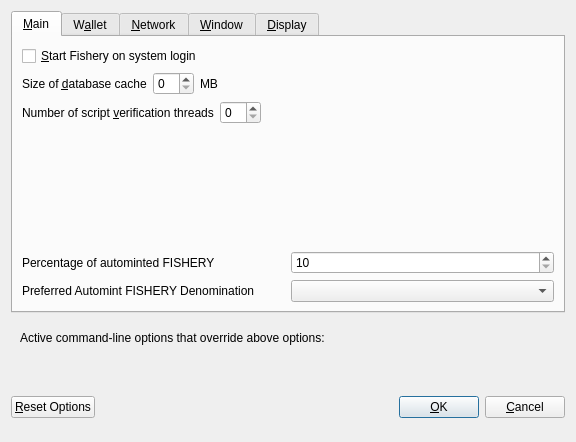
<?xml version="1.0" encoding="UTF-8"?>
<ui version="4.0">
 <class>OptionsDialog</class>
 <widget class="QDialog" name="OptionsDialog">
  <property name="geometry">
   <rect>
    <x>0</x>
    <y>0</y>
    <width>576</width>
    <height>442</height>
   </rect>
  </property>
  <property name="windowTitle">
   <string>Options</string>
  </property>
  <property name="modal">
   <bool>true</bool>
  </property>
  <layout class="QVBoxLayout" name="verticalLayout">
   <item>
    <widget class="QTabWidget" name="tabWidget">
     <property name="currentIndex">
      <number>0</number>
     </property>
     <widget class="QWidget" name="tabMain">
      <attribute name="title">
       <string>&amp;Main</string>
      </attribute>
      <layout class="QVBoxLayout" name="verticalLayout_Main">
       <item>
        <widget class="QCheckBox" name="bitcoinAtStartup">
         <property name="toolTip">
          <string>Automatically start Fishery after logging in to the system.</string>
         </property>
         <property name="text">
          <string>&amp;Start Fishery on system login</string>
         </property>
        </widget>
       </item>
       <item>
        <layout class="QHBoxLayout" name="horizontalLayout_2_Main">
         <item>
          <widget class="QLabel" name="databaseCacheLabel">
           <property name="text">
            <string>Size of &amp;database cache</string>
           </property>
           <property name="textFormat">
            <enum>Qt::PlainText</enum>
           </property>
           <property name="buddy">
            <cstring>databaseCache</cstring>
           </property>
          </widget>
         </item>
         <item>
          <widget class="QSpinBox" name="databaseCache"/>
         </item>
         <item>
          <widget class="QLabel" name="databaseCacheUnitLabel">
           <property name="text">
            <string>MB</string>
           </property>
           <property name="textFormat">
            <enum>Qt::PlainText</enum>
           </property>
          </widget>
         </item>
         <item>
          <spacer name="horizontalSpacer_2_Main">
           <property name="orientation">
            <enum>Qt::Horizontal</enum>
           </property>
           <property name="sizeHint" stdset="0">
            <size>
             <width>40</width>
             <height>20</height>
            </size>
           </property>
          </spacer>
         </item>
        </layout>
       </item>
       <item>
        <layout class="QHBoxLayout" name="horizontalLayout_3_Main">
         <item>
          <widget class="QLabel" name="threadsScriptVerifLabel">
           <property name="text">
            <string>Number of script &amp;verification threads</string>
           </property>
           <property name="textFormat">
            <enum>Qt::PlainText</enum>
           </property>
           <property name="buddy">
            <cstring>threadsScriptVerif</cstring>
           </property>
          </widget>
         </item>
         <item>
          <widget class="QSpinBox" name="threadsScriptVerif">
           <property name="toolTip">
            <string>(0 = auto, &lt;0 = leave that many cores free)</string>
           </property>
          </widget>
         </item>
         <item>
          <spacer name="horizontalSpacer_3_Main">
           <property name="orientation">
            <enum>Qt::Horizontal</enum>
           </property>
           <property name="sizeHint" stdset="0">
            <size>
             <width>40</width>
             <height>20</height>
            </size>
           </property>
          </spacer>
         </item>
        </layout>
       </item>
       <item>
        <spacer name="verticalSpacer_2">
         <property name="orientation">
          <enum>Qt::Vertical</enum>
         </property>
         <property name="sizeHint" stdset="0">
          <size>
           <width>20</width>
           <height>40</height>
          </size>
         </property>
        </spacer>
       </item>
       <item>
        <layout class="QHBoxLayout" name="horizontalLayout_3">
         <item>
          <widget class="QLabel" name="percentage_label">
           <property name="toolTip">
            <string>Percentage of incoming FISH which get automatically converted to FISHERY via Zerocoin Protocol (min: 10%)</string>
           </property>
           <property name="text">
            <string>Percentage of autominted FISHERY</string>
           </property>
          </widget>
         </item>
         <item>
          <widget class="QSpinBox" name="zeromintPercentage">
           <property name="minimum">
            <number>10</number>
           </property>
           <property name="maximum">
            <number>100</number>
           </property>
          </widget>
         </item>
        </layout>
       </item>
       <item>
        <layout class="QHBoxLayout" name="horizontalLayout" stretch="0,0">
         <property name="sizeConstraint">
          <enum>QLayout::SetFixedSize</enum>
         </property>
         <item>
          <widget class="QLabel" name="labelPreferredDenom">
           <property name="maximumSize">
            <size>
             <width>16777215</width>
             <height>16777215</height>
            </size>
           </property>
           <property name="toolTip">
            <string>Wait with automatic conversion to Zerocoin until enough FISH for this denomination is available</string>
           </property>
           <property name="text">
            <string>Preferred Automint FISHERY Denomination</string>
           </property>
          </widget>
         </item>
         <item>
          <widget class="QComboBox" name="preferredDenom">
           <property name="maximumSize">
            <size>
             <width>16777215</width>
             <height>27</height>
            </size>
           </property>
           <property name="toolTip">
            <string>Wait with automatic conversion to Zerocoin until enough FISH for this denomination is available</string>
           </property>
           <property name="maxVisibleItems">
            <number>9</number>
           </property>
           <property name="maxCount">
            <number>9</number>
           </property>
          </widget>
         </item>
        </layout>
       </item>
      </layout>
     </widget>
     <widget class="QWidget" name="tabWallet">
      <attribute name="title">
       <string>W&amp;allet</string>
      </attribute>
      <layout class="QVBoxLayout" name="verticalLayout_Wallet">
       <item>
        <widget class="QGroupBox" name="groupBox">
         <property name="title">
          <string>Expert</string>
         </property>
         <layout class="QVBoxLayout" name="verticalLayout_2">
          <item>
           <widget class="QCheckBox" name="coinControlFeatures">
            <property name="toolTip">
             <string>Whether to show coin control features or not.</string>
            </property>
            <property name="text">
             <string>Enable coin &amp;control features</string>
            </property>
           </widget>
          </item>
          <item>
           <widget class="QCheckBox" name="showMasternodesTab">
            <property name="toolTip">
             <string>Show additional tab listing all your masternodes in first sub-tab&lt;br/&gt;and all masternodes on the network in second sub-tab.</string>
            </property>
            <property name="text">
             <string>Show Masternodes Tab</string>
            </property>
           </widget>
          </item>
          <item>
           <widget class="QCheckBox" name="spendZeroConfChange">
            <property name="toolTip">
             <string>If you disable the spending of unconfirmed change, the change from a transaction&lt;br/&gt;cannot be used until that transaction has at least one confirmation.&lt;br/&gt;This also affects how your balance is computed.</string>
            </property>
            <property name="text">
             <string>&amp;Spend unconfirmed change</string>
            </property>
           </widget>
          </item>
         </layout>
        </widget>
       </item>
       <item>
        <spacer name="verticalSpacer_Wallet">
         <property name="orientation">
          <enum>Qt::Vertical</enum>
         </property>
         <property name="sizeHint" stdset="0">
          <size>
           <width>20</width>
           <height>40</height>
          </size>
         </property>
        </spacer>
       </item>
      </layout>
     </widget>
     <widget class="QWidget" name="tabNetwork">
      <attribute name="title">
       <string>&amp;Network</string>
      </attribute>
      <layout class="QVBoxLayout" name="verticalLayout_Network">
       <item>
        <widget class="QCheckBox" name="mapPortUpnp">
         <property name="toolTip">
          <string>Automatically open the Fishery client port on the router. This only works when your router supports UPnP and it is enabled.</string>
         </property>
         <property name="text">
          <string>Map port using &amp;UPnP</string>
         </property>
        </widget>
       </item>
       <item>
        <widget class="QCheckBox" name="allowIncoming">
         <property name="toolTip">
          <string>Accept connections from outside</string>
         </property>
         <property name="text">
          <string>Allow incoming connections</string>
         </property>
        </widget>
       </item>
       <item>
        <widget class="QCheckBox" name="connectSocks">
         <property name="toolTip">
          <string>Connect to the Fishery network through a SOCKS5 proxy.</string>
         </property>
         <property name="text">
          <string>&amp;Connect through SOCKS5 proxy (default proxy):</string>
         </property>
        </widget>
       </item>
       <item>
        <layout class="QHBoxLayout" name="horizontalLayout_1_Network">
         <item>
          <widget class="QLabel" name="proxyIpLabel">
           <property name="text">
            <string>Proxy &amp;IP:</string>
           </property>
           <property name="textFormat">
            <enum>Qt::PlainText</enum>
           </property>
           <property name="buddy">
            <cstring>proxyIp</cstring>
           </property>
          </widget>
         </item>
         <item>
          <widget class="QValidatedLineEdit" name="proxyIp">
           <property name="minimumSize">
            <size>
             <width>140</width>
             <height>0</height>
            </size>
           </property>
           <property name="maximumSize">
            <size>
             <width>140</width>
             <height>16777215</height>
            </size>
           </property>
           <property name="toolTip">
            <string>IP address of the proxy (e.g. IPv4: 127.0.0.1 / IPv6: ::1)</string>
           </property>
          </widget>
         </item>
         <item>
          <widget class="QLabel" name="proxyPortLabel">
           <property name="text">
            <string>&amp;Port:</string>
           </property>
           <property name="textFormat">
            <enum>Qt::PlainText</enum>
           </property>
           <property name="buddy">
            <cstring>proxyPort</cstring>
           </property>
          </widget>
         </item>
         <item>
          <widget class="QLineEdit" name="proxyPort">
           <property name="minimumSize">
            <size>
             <width>55</width>
             <height>0</height>
            </size>
           </property>
           <property name="maximumSize">
            <size>
             <width>55</width>
             <height>16777215</height>
            </size>
           </property>
           <property name="toolTip">
            <string>Port of the proxy (e.g. 9050)</string>
           </property>
          </widget>
         </item>
         <item>
          <spacer name="horizontalSpacer_1_Network">
           <property name="orientation">
            <enum>Qt::Horizontal</enum>
           </property>
           <property name="sizeHint" stdset="0">
            <size>
             <width>40</width>
             <height>20</height>
            </size>
           </property>
          </spacer>
         </item>
        </layout>
       </item>
       <item>
        <spacer name="verticalSpacer_Network">
         <property name="orientation">
          <enum>Qt::Vertical</enum>
         </property>
         <property name="sizeHint" stdset="0">
          <size>
           <width>20</width>
           <height>40</height>
          </size>
         </property>
        </spacer>
       </item>
      </layout>
     </widget>
     <widget class="QWidget" name="tabWindow">
      <attribute name="title">
       <string>&amp;Window</string>
      </attribute>
      <layout class="QVBoxLayout" name="verticalLayout_Window">
       <item>
        <widget class="QCheckBox" name="minimizeToTray">
         <property name="toolTip">
          <string>Show only a tray icon after minimizing the window.</string>
         </property>
         <property name="text">
          <string>&amp;Minimize to the tray instead of the taskbar</string>
         </property>
        </widget>
       </item>
       <item>
        <widget class="QCheckBox" name="minimizeOnClose">
         <property name="toolTip">
          <string>Minimize instead of exit the application when the window is closed. When this option is enabled, the application will be closed only after selecting Quit in the menu.</string>
         </property>
         <property name="text">
          <string>M&amp;inimize on close</string>
         </property>
        </widget>
       </item>
       <item>
        <spacer name="verticalSpacer_Window">
         <property name="orientation">
          <enum>Qt::Vertical</enum>
         </property>
         <property name="sizeHint" stdset="0">
          <size>
           <width>20</width>
           <height>40</height>
          </size>
         </property>
        </spacer>
       </item>
      </layout>
     </widget>
     <widget class="QWidget" name="tabDisplay">
      <attribute name="title">
       <string>&amp;Display</string>
      </attribute>
      <layout class="QVBoxLayout" name="verticalLayout_Display">
       <item>
        <layout class="QHBoxLayout" name="horizontalLayout_1_Display">
         <item>
          <widget class="QLabel" name="langLabel">
           <property name="text">
            <string>User Interface &amp;language:</string>
           </property>
           <property name="textFormat">
            <enum>Qt::PlainText</enum>
           </property>
           <property name="buddy">
            <cstring>lang</cstring>
           </property>
          </widget>
         </item>
         <item>
          <widget class="QValueComboBox" name="lang">
           <property name="toolTip">
            <string>The user interface language can be set here. This setting will take effect after restarting Fishery.</string>
           </property>
          </widget>
         </item>
        </layout>
       </item>
       <item>
        <widget class="QLabel" name="label_3">
         <property name="toolTip">
          <string notr="true"/>
         </property>
         <property name="statusTip">
          <string notr="true"/>
         </property>
         <property name="whatsThis">
          <string notr="true"/>
         </property>
         <property name="accessibleName">
          <string notr="true"/>
         </property>
         <property name="text">
          <string>Language missing or translation incomplete? Help contributing translations here:
https://www.transifex.com/fishery-project/fishery-project-translations</string>
         </property>
         <property name="wordWrap">
          <bool>true</bool>
         </property>
         <property name="openExternalLinks">
          <bool>true</bool>
         </property>
         <property name="textInteractionFlags">
          <set>Qt::TextBrowserInteraction</set>
         </property>
        </widget>
       </item>
       <item>
        <layout class="QHBoxLayout" name="horizontalLayout_4_Display" stretch="0,0">
         <item>
          <widget class="QLabel" name="themeLabel">
           <property name="text">
            <string>User Interface Theme:</string>
           </property>
          </widget>
         </item>
         <item>
          <widget class="QValueComboBox" name="theme"/>
         </item>
        </layout>
       </item>
       <item>
        <widget class="Line" name="line">
         <property name="orientation">
          <enum>Qt::Horizontal</enum>
         </property>
        </widget>
       </item>
       <item>
        <layout class="QHBoxLayout" name="horizontalLayout_2_Display">
         <item>
          <widget class="QLabel" name="unitLabel">
           <property name="text">
            <string>&amp;Unit to show amounts in:</string>
           </property>
           <property name="textFormat">
            <enum>Qt::PlainText</enum>
           </property>
           <property name="buddy">
            <cstring>unit</cstring>
           </property>
          </widget>
         </item>
         <item>
          <widget class="QValueComboBox" name="unit">
           <property name="toolTip">
            <string>Choose the default subdivision unit to show in the interface and when sending coins.</string>
           </property>
          </widget>
         </item>
        </layout>
       </item>
       <item>
        <layout class="QHBoxLayout" name="horizontalLayout_5_Display">
         <item>
          <widget class="QLabel" name="digitsLabel">
           <property name="text">
            <string>Decimal digits</string>
           </property>
          </widget>
         </item>
         <item>
          <widget class="QValueComboBox" name="digits"/>
         </item>
        </layout>
       </item>
       <item>
        <layout class="QHBoxLayout" name="horizontalLayout_3_Display">
         <item>
          <widget class="QLabel" name="thirdPartyTxUrlsLabel">
           <property name="toolTip">
            <string>Third party URLs (e.g. a block explorer) that appear in the transactions tab as context menu items. %s in the URL is replaced by transaction hash. Multiple URLs are separated by vertical bar |.</string>
           </property>
           <property name="text">
            <string>Third party transaction URLs</string>
           </property>
           <property name="buddy">
            <cstring>thirdPartyTxUrls</cstring>
           </property>
          </widget>
         </item>
         <item>
          <widget class="QLineEdit" name="thirdPartyTxUrls">
           <property name="toolTip">
            <string>Third party URLs (e.g. a block explorer) that appear in the transactions tab as context menu items. %s in the URL is replaced by transaction hash. Multiple URLs are separated by vertical bar |.</string>
           </property>
          </widget>
         </item>
        </layout>
       </item>
       <item>
        <spacer name="verticalSpacer">
         <property name="orientation">
          <enum>Qt::Vertical</enum>
         </property>
         <property name="sizeHint" stdset="0">
          <size>
           <width>20</width>
           <height>40</height>
          </size>
         </property>
        </spacer>
       </item>
      </layout>
     </widget>
    </widget>
   </item>
   <item>
    <widget class="QFrame" name="frame">
     <layout class="QVBoxLayout" name="verticalLayout_Bottom">
      <item>
       <layout class="QHBoxLayout" name="horizontalLayout_Bottom">
        <item>
         <widget class="QLabel" name="overriddenByCommandLineInfoLabel">
          <property name="text">
           <string>Active command-line options that override above options:</string>
          </property>
          <property name="textFormat">
           <enum>Qt::PlainText</enum>
          </property>
         </widget>
        </item>
        <item>
         <spacer name="horizontalSpacer_Bottom">
          <property name="orientation">
           <enum>Qt::Horizontal</enum>
          </property>
          <property name="sizeHint" stdset="0">
           <size>
            <width>40</width>
            <height>20</height>
           </size>
          </property>
         </spacer>
        </item>
       </layout>
      </item>
      <item>
       <widget class="QLabel" name="overriddenByCommandLineLabel">
        <property name="text">
         <string/>
        </property>
        <property name="textFormat">
         <enum>Qt::PlainText</enum>
        </property>
        <property name="wordWrap">
         <bool>true</bool>
        </property>
       </widget>
      </item>
     </layout>
    </widget>
   </item>
   <item>
    <layout class="QHBoxLayout" name="horizontalLayout_Buttons">
     <item>
      <widget class="QPushButton" name="resetButton">
       <property name="toolTip">
        <string>Reset all client options to default.</string>
       </property>
       <property name="text">
        <string>&amp;Reset Options</string>
       </property>
       <property name="autoDefault">
        <bool>false</bool>
       </property>
      </widget>
     </item>
     <item>
      <spacer name="horizontalSpacer_1">
       <property name="orientation">
        <enum>Qt::Horizontal</enum>
       </property>
       <property name="sizeHint" stdset="0">
        <size>
         <width>40</width>
         <height>48</height>
        </size>
       </property>
      </spacer>
     </item>
     <item>
      <widget class="QLabel" name="statusLabel">
       <property name="minimumSize">
        <size>
         <width>200</width>
         <height>0</height>
        </size>
       </property>
       <property name="font">
        <font>
         <weight>75</weight>
         <bold>true</bold>
        </font>
       </property>
       <property name="text">
        <string/>
       </property>
       <property name="textFormat">
        <enum>Qt::PlainText</enum>
       </property>
       <property name="wordWrap">
        <bool>true</bool>
       </property>
      </widget>
     </item>
     <item>
      <spacer name="horizontalSpacer_2">
       <property name="orientation">
        <enum>Qt::Horizontal</enum>
       </property>
       <property name="sizeHint" stdset="0">
        <size>
         <width>40</width>
         <height>48</height>
        </size>
       </property>
      </spacer>
     </item>
     <item>
      <widget class="QPushButton" name="okButton">
       <property name="text">
        <string>&amp;OK</string>
       </property>
       <property name="autoDefault">
        <bool>false</bool>
       </property>
       <property name="default">
        <bool>true</bool>
       </property>
      </widget>
     </item>
     <item>
      <widget class="QPushButton" name="cancelButton">
       <property name="text">
        <string>&amp;Cancel</string>
       </property>
       <property name="autoDefault">
        <bool>false</bool>
       </property>
      </widget>
     </item>
    </layout>
   </item>
  </layout>
 </widget>
 <customwidgets>
  <customwidget>
   <class>QValidatedLineEdit</class>
   <extends>QLineEdit</extends>
   <header>qvalidatedlineedit.h</header>
  </customwidget>
  <customwidget>
   <class>QValueComboBox</class>
   <extends>QComboBox</extends>
   <header>qvaluecombobox.h</header>
  </customwidget>
 </customwidgets>
 <resources/>
 <connections/>
</ui>
